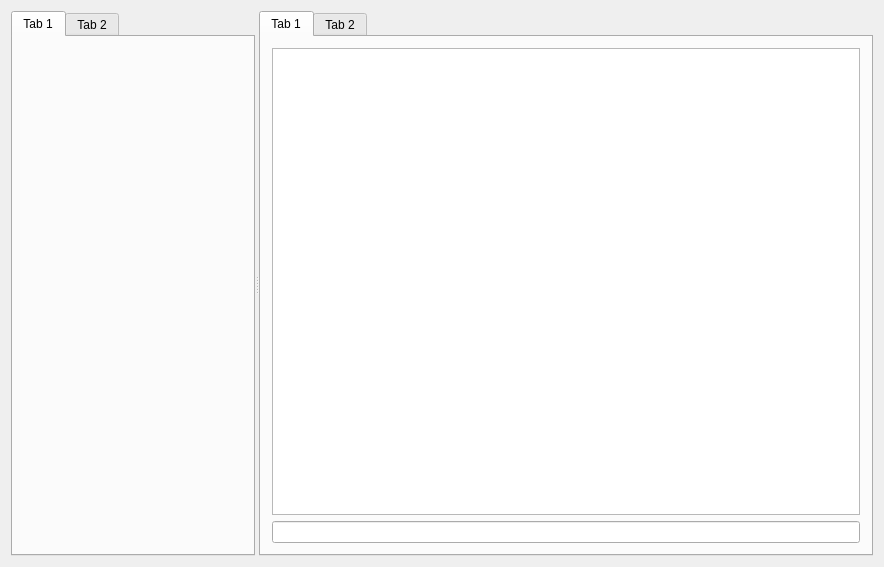
<?xml version="1.0" encoding="UTF-8"?>
<ui version="4.0">
 <class>MainWindow</class>
 <widget class="QMainWindow" name="MainWindow">
  <property name="geometry">
   <rect>
    <x>0</x>
    <y>0</y>
    <width>884</width>
    <height>567</height>
   </rect>
  </property>
  <property name="windowTitle">
   <string>MainWindow</string>
  </property>
  <widget class="QWidget" name="centralWidget">
   <layout class="QVBoxLayout" name="verticalLayout">
    <item>
     <widget class="QSplitter" name="splitter">
      <property name="orientation">
       <enum>Qt::Horizontal</enum>
      </property>
      <widget class="QTabWidget" name="tabWidget_2">
       <widget class="QWidget" name="tab_3">
        <attribute name="title">
         <string>Tab 1</string>
        </attribute>
       </widget>
       <widget class="QWidget" name="tab_4">
        <attribute name="title">
         <string>Tab 2</string>
        </attribute>
       </widget>
      </widget>
      <widget class="QTabWidget" name="tabWidget">
       <property name="currentIndex">
        <number>0</number>
       </property>
       <widget class="QWidget" name="tab">
        <attribute name="title">
         <string>Tab 1</string>
        </attribute>
        <layout class="QVBoxLayout" name="verticalLayout_2">
         <item>
          <widget class="QTextEdit" name="textEdit">
           <property name="enabled">
            <bool>true</bool>
           </property>
           <property name="readOnly">
            <bool>true</bool>
           </property>
          </widget>
         </item>
         <item>
          <widget class="QLineEdit" name="lineEdit"/>
         </item>
        </layout>
       </widget>
       <widget class="QWidget" name="tab_2">
        <attribute name="title">
         <string>Tab 2</string>
        </attribute>
       </widget>
      </widget>
     </widget>
    </item>
   </layout>
  </widget>
 </widget>
 <layoutdefault spacing="6" margin="11"/>
 <resources/>
 <connections/>
</ui>
